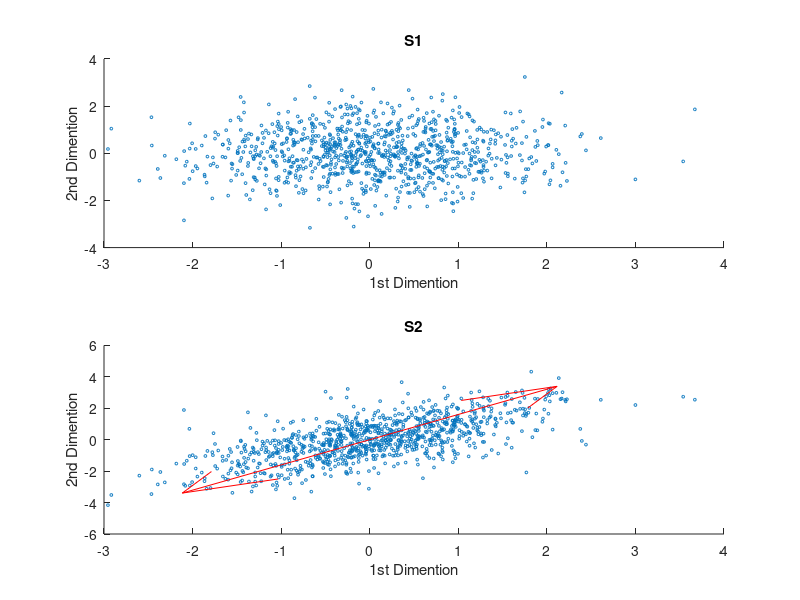
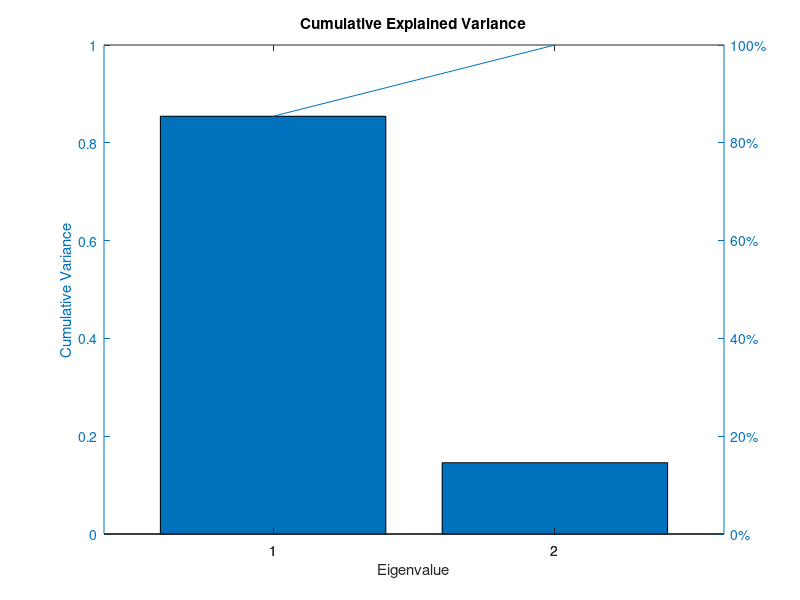

These figures' MATLAB source, in order:
%%%%%%%%%%%%%%%%%%%%%%%%%%%%%%%%%%%%%%%%%%%%%%%%%%%%%%%%%%%%%%%%%%%%%%%
%Course:      ECSE 517
%Assignment:  Assignment 1
%Author:      Sharhad Bashar
%File name:   assign_1_startup.m
%Description: This file contains all the pre-assignment requirments
%%%%%%%%%%%%%%%%%%%%%%%%%%%%%%%%%%%%%%%%%%%%%%%%%%%%%%%%%%%%%%%%%%%%%%%

%Random data set S1
%1000 x 2 points, mean = 0, variance = 1
S1 = randn(1000,2);

%Set S2:
%First coloumn is x axis, second coloumn is y axis
S2(1:1000,1) = S1(:,1);
S2(1:1000,2) = S1(:,1) + randn(1000,1);

%Calculate the covariance of the two sets
cv1 = cov(S1);
cv2 = cov(S2);

%Eigenvector of covariance
[Evec,Eval] = eig(cv2);
Evec
Eval

[BigEvec,BigEval]= eigs(cv2,1);
BigEval
BigEvec = BigEvec * (-1); % becuase BigEvec was returning negative values of the largest row
BigEvec

figure;
subplot(2,1,1);
scatter(S1(:,1),S1(:,2),4);
title('S1');
xlabel('1st Dimention');
ylabel('2nd Dimention');
subplot(2,1,2);
scatter(S2(:,1),S2(:,2),4); 
title('S2');
xlabel('1st Dimention');
ylabel('2nd Dimention');
hold on;
quiver(0,0,BigEvec(1,1),BigEvec(2,1), 4,'color', 'red');
hold on;
quiver(0,0,-BigEvec(1,1),-BigEvec(2,1), 4,'color', 'red');
hold off;
SortEval = sort(diag(Eval),'descend');
PCnorm = zeros(size(SortEval));
for i = 1:size(SortEval);
    PCnorm(i)=SortEval(i)/sum(SortEval);
end

%Plot the  data bases
figure;
pareto(PCnorm);
title('Cumulative Explained Variance');
xlabel('Eigenvalue');
ylabel('Cumulative Variance');




